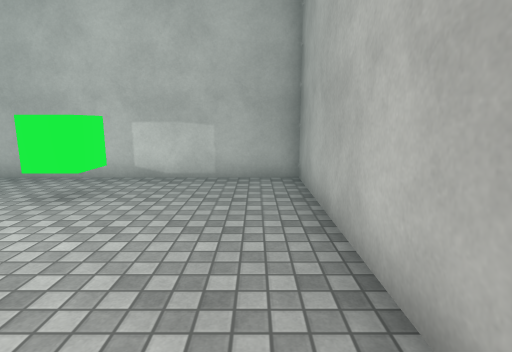
[1] (above)

13 first-person views from a walk through a 3-D level made in the Unity game engine. The camera is 1.4 m above the floor, tilts 10° down and sees 80° across. The floor is counted in squares, 1 m on a side. Each view is taken from the middle of a square. On the plan, view 1 faces up. The plan holds only what a view shows up to about 14 squares ahead; the rest is blank. The place goes on beyond the plan. The player is left out. Surface patterns are stand-ins for the level's own textures.

[2]
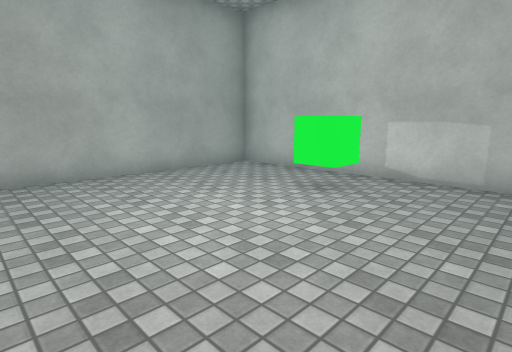

[3]
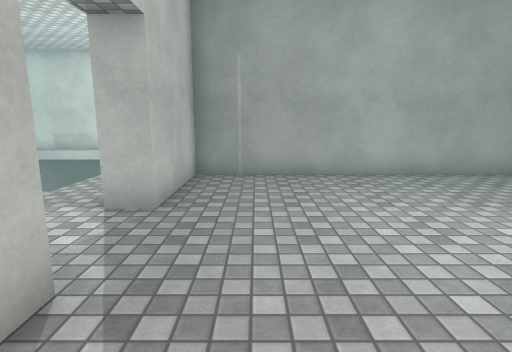

[4]
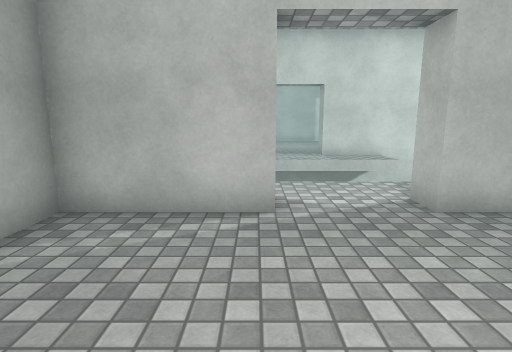

[5]
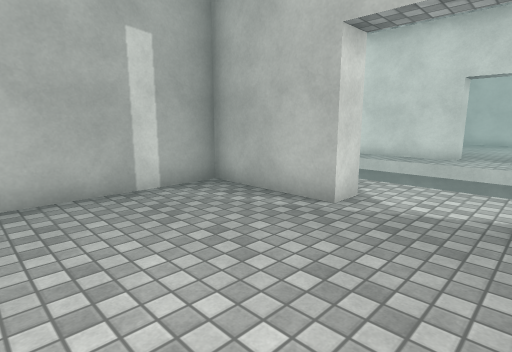

[6]
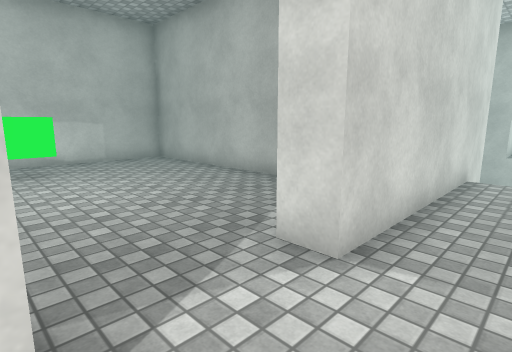

[7]
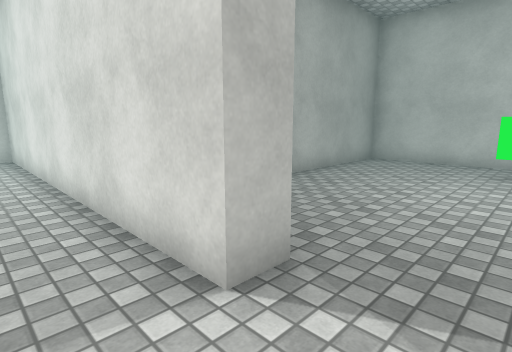

[8]
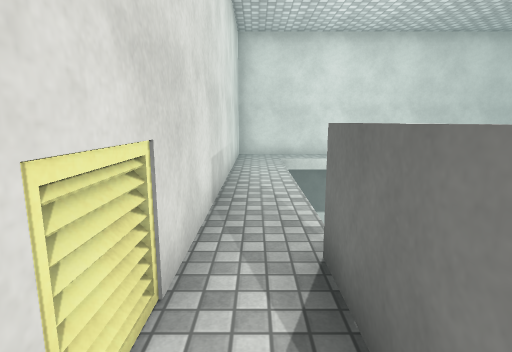

[9]
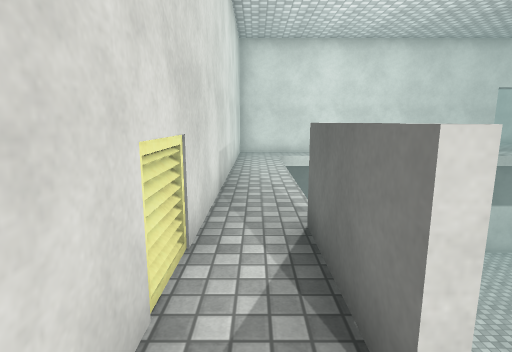

[10]
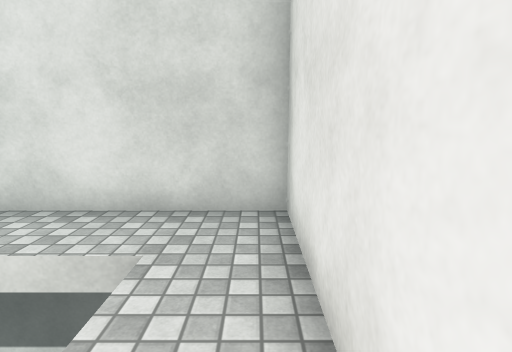

[11]
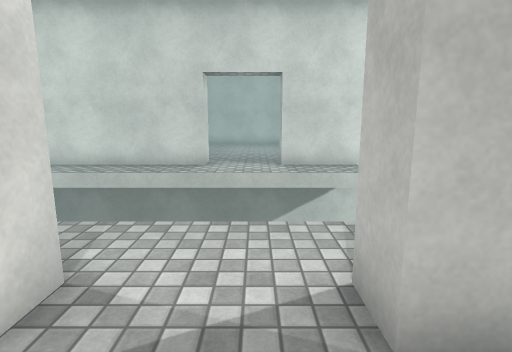

[12]
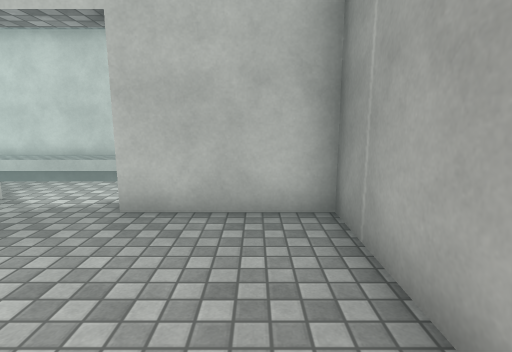

[13]
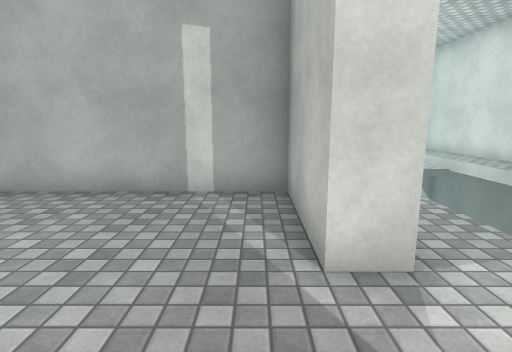

### Floor plan
Key: @ floor where view 1 was taken; # wall or solid block; x gap in a wall; . floor; = window, fence, low wall or low ledge; v drop or lower ground; C green cube.
Columns run from 17 left of view 1 to 6 right of it. Each row starts with its distance up from view 1.
  8          ##########
  7          #........#
  6          #...CC...#
  5          #...CC...#
  4          #........#
  3          #........#
  2          #........#
  1          #........#
  0          #.......@#
 -1          #........#
 -2 #############..#######
 -3 #....................vv
 -4 #....   ...........
 -5 #.v       vvv
 -6 #.v       vv
 -7 #.v      vv
 -8 #.v     vvvvvvvvvvvvvvvv
 -9 #.v    vvv.............
-10 #.v     vv###..#########
-11 #.v         #..#
-12 #.v         ....
-13 #.x         ....
-14 #.=         ....
-15 #.=
-16 #.v
-17  .

Where each view was taken, in squares from view 1:
view 1: 0 up, 0 right, facing up
view 2: 0 up, 0 right, facing up-left
view 3: 0 up, 0 right, facing left
view 4: 3 up, 2 left, facing down
view 5: 3 up, 5 left, facing down-right
view 6: 4 down, 5 left, facing up-right
view 7: 4 down, 3 left, facing up-left
view 8: 16 down, 16 left, facing up
view 9: 17 down, 16 left, facing up
view 10: 3 down, 12 left, facing left
view 11: 0 up, 4 left, facing down
view 12: 3 up, 7 left, facing down
view 13: 1 down, 5 left, facing right
